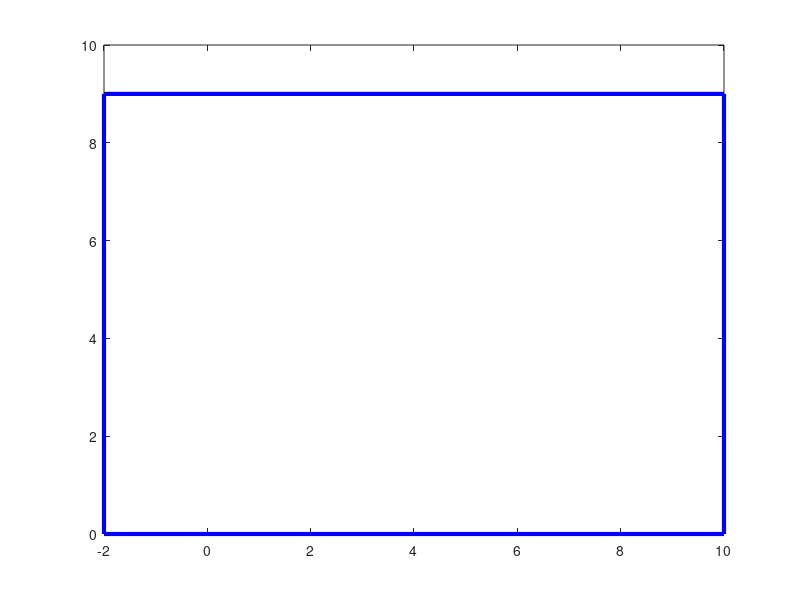

The MATLAB script that drew this image: (Note: this script raises an error after producing the figure.)

clf;
clear;
poolXLims = [-2 10]';
poolYLims = [0 9]';
carLocation = [4 4]';  %Car location in the pool frame

thetaC = pi/4;
thetaS = pi/4;
move = [.1, 0]';
plot([poolXLims(1), poolXLims(1), poolXLims(2), poolXLims(2), poolXLims(1)], [poolYLims(1), poolYLims(2), poolYLims(2), poolYLims(1), poolYLims(1)], 'b' , 'LineWidth', 3)
drawCar(carLocation, thetaC, thetaS);
theta_dot = pi/12;
v = .5;
for t = 0:12
    clf;
    plot([poolXLims(1), poolXLims(1), poolXLims(2), poolXLims(2), poolXLims(1)], [poolYLims(1), poolYLims(2), poolYLims(2), poolYLims(1), poolYLims(1)], 'b' , 'LineWidth', 3)
    %Draw the car
    thetaS = pi/4;
    thetaC = thetaC + theta_dot;
    carLocation = carLocation + [cos(thetaC)*v, sin(thetaC)*v]';
    drawCar(carLocation, thetaC, thetaS);
    carLocation = carLocation + move;
    pause(.1)
end

% for t = 0:12
%     %Draw the pool area
%     clf;
%     plot([poolXLims(1), poolXLims(1), poolXLims(2), poolXLims(2), poolXLims(1)], [poolYLims(1), poolYLims(2), poolYLims(2), poolYLims(1), poolYLims(1)], 'b' , 'LineWidth', 3)
%     %Draw the car
%     drawCar(carLocation, thetaC, 0);
%     carLocation = carLocation + move;
%     pause(.1)
% end
% move = [0, .1]';
% for t = 0:12
%     %Draw the pool area
%     clf;
%     plot([poolXLims(1), poolXLims(1), poolXLims(2), poolXLims(2), poolXLims(1)], [poolYLims(1), poolYLims(2), poolYLims(2), poolYLims(1), poolYLims(1)], 'b' , 'LineWidth', 3)
%     %Draw the car
%     drawCar(carLocation, thetaC, 0);
%     carLocation = carLocation + move;
%     pause(.1)
% end